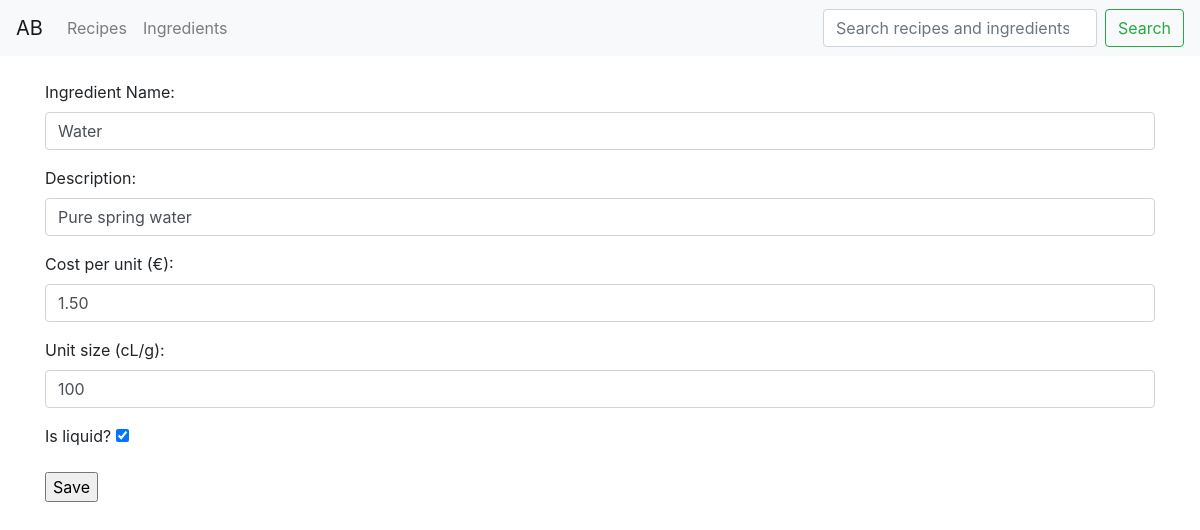
/ingredient/1/update, run on the app's committed database.
### apicbase/models.py (models this page shows, shortened)
class Ingredient(models.Model):
    name = models.CharField(max_length=100, unique=True)
    desc = models.CharField(max_length=1000)
    cost = models.DecimalField(
        max_digits=10,
        decimal_places=2
        )
    unit_size = models.PositiveIntegerField(validators=[MinValueValidator(1)])
    is_fluid = models.BooleanField(default=False) # Used for converting to the higher denomination

### apicbase/views/ingredient_views.py (the view, shortened to what this page needs)
# urls.py: path('ingredient/<int:pk>/update', IngredientUpdate.as_view(), name='ingredient-update'),
class IngredientUpdate(UpdateView):
    model = Ingredient
    form_class = IngredientForm
    template_name = "ingredients/ingredient_create_page.html"

### apicbase/models.py
class IngredientForm(ModelForm):
    name = forms.CharField(
        label="Ingredient Name",
        max_length=100,
        widget=forms.TextInput(
            attrs={
                'class':'form-control'
            }
        )
    )
    desc = forms.CharField(
        max_length=1000,
        label="Description",
        widget=forms.TextInput(
            attrs={
                'class':'form-control'
            }
        )
    )
    cost = forms.DecimalField(
        label = "Cost per unit (€)",
        min_value=0,
        decimal_places=2,
        widget=forms.NumberInput(
            attrs={
                'class':'form-control'
            }
        )
    )
    unit_size = forms.IntegerField(
        label="Unit size (cL/g)",
        widget=forms.NumberInput(
            attrs={
                'class':'form-control'
            }
        )
    )
    is_fluid = forms.BooleanField(
        label = "Is liquid?",
        required=False
    )
    class Meta:
        model = Ingredient
        fields = "__all__"

### apicbase/templates/ingredients/ingredient_create_page.html (shortened to what this page needs)
{% extends 'base/base.html'%}
{% block content %}
{% include "./ingredient_create_form.html" %}
{% endblock %}

### apicbase/templates/ingredients/ingredient_create_form.html (shortened to what this page needs)
<form method="post">
    {{ form.as_p }}
    <input type="submit" value="Save">
</form>

### data on the page
Ingredient: name "Water", desc "Pure spring water", cost "1.50", unit_size "100", is_fluid "☑"
